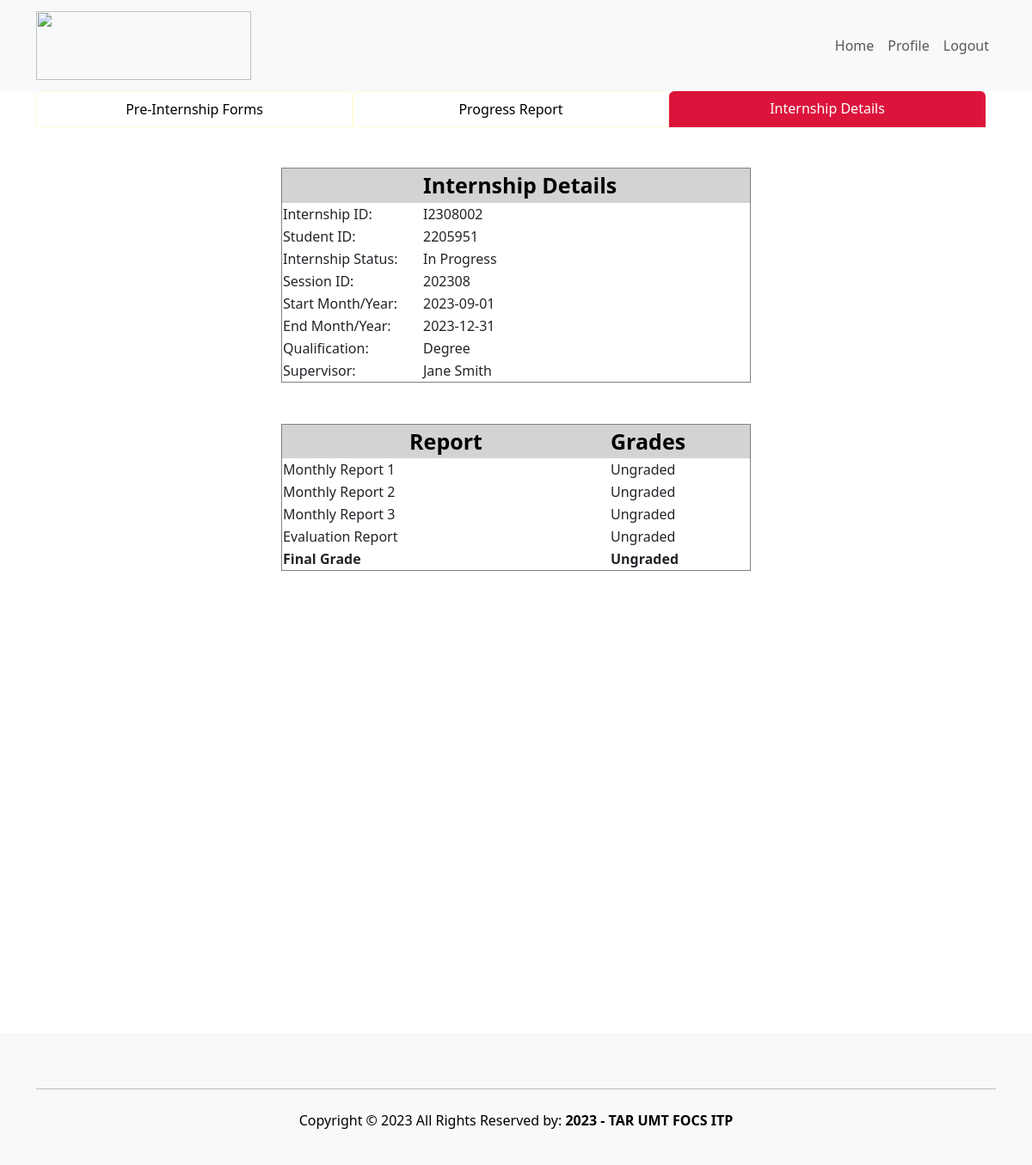
The page /student/InternshipDetails.php (signed in) on the database its author committed.
### tables this page shows
CREATE TABLE `internship` (
  `internshipID` varchar(10) NOT NULL,
  `studID` varchar(10) DEFAULT NULL,
  `sessionID` varchar(10) DEFAULT NULL,
  `indemnity` varchar(100) DEFAULT NULL,
  `indemnityStatus` enum('Accepted','Rejected','Pending','Missing') DEFAULT NULL,
  `parentAcknowledgement` varchar(100) DEFAULT NULL,
  `parentAcknowledgementStatus` enum('Accepted','Rejected','Pending','Missing') DEFAULT NULL,
  `companyAcceptance` varchar(100) DEFAULT NULL,
  `companyAcceptanceStatus` enum('Accepted','Rejected','Pending','Missing') DEFAULT NULL,
  `monthlyReport1` varchar(100) DEFAULT NULL,
  `monthlyReport1Grade` int(11) DEFAULT NULL,
  `monthlyReport2` varchar(100) DEFAULT NULL,
  `monthlyReport2Grade` int(11) DEFAULT NULL,
  `monthlyReport3` varchar(100) DEFAULT NULL,
  `monthlyReport3Grade` int(11) DEFAULT NULL,
  `evaluationReport` varchar(100) DEFAULT NULL,
  `evaluationReportGrade` int(11) DEFAULT NULL,
  `finalGrade` int(11) DEFAULT NULL,
  `internshipStatus` enum('In Progress','Completed','Suspended','Terminated') DEFAULT NULL
);

CREATE TABLE `session` (
  `sessionID` varchar(10) NOT NULL,
  `startMonthYear` date DEFAULT NULL,
  `endMonthYear` date DEFAULT NULL,
  `qualification` enum('Diploma','Degree') DEFAULT NULL
);

CREATE TABLE `staff` (
  `staffID` varchar(10) NOT NULL,
  `staffName` varchar(50) DEFAULT NULL,
  `staffEmail` varchar(50) DEFAULT NULL,
  `staffIC` varchar(12) DEFAULT NULL,
  `staffGender` enum('Male','Female','Other') DEFAULT NULL,
  `staffPhoneNo` varchar(15) DEFAULT NULL,
  `staffPassword` varchar(50) NOT NULL
);

### student/InternshipDetails.php (the view, shortened to what this page needs)
<?php
include 'studentHeader.php';
?>
    <form id="form1" style="min-height:100vh;" runat="server">
        <div class="container row justify-content-md-center mx-auto">
            <div class="nav nav-tabs border-0" id="nav-tab" role="tablist">
                <a href="PreInternship.php" class="nav-link col-4 text-black text-center" style="border-color: #FFFBD6">
                    Pre-Internship Forms
                </a>
                <a href="Progress.php" class="nav-link col-4 text-black text-center" style="border-color: #FFFBD6">
                    Progress Report
                </a>
                <a href="InternshipDetails.php" class="nav-link active col-4 text-white border-0 text-center" style="background-color: #dc143c">
                    Internship Details
                </a>
            </div>
        </div>
    <div style="overflow-x: scroll; height:60vh;" class="container row justify-content-md-center mx-auto">
        <div class="container">
            <?php
            require 'connect.php';
            $internshipSql = "SELECT
                        internship.internshipID,
                        internship.studID,
                        internship.internshipStatus,
                        internship.sessionID,
                        session.startMonthYear,
                        session.endMonthYear,
                        session.qualification,
                        staff.staffName AS supervisorName
                    FROM internship
                    INNER JOIN session ON internship.sessionID = session.sessionID
                    INNER JOIN supervisor ON session.sessionID = supervisor.sessionID
                    INNER JOIN staff ON supervisor.staffID = staff.staffID
                    WHERE internship.studID = $studID";
            $internshipResult = $con->query($internshipSql);
            if ($internshipResult->num_rows > 0) {
                echo '<div style="display: flex; justify-content: center;">';
                echo '<table style="width: 50%;" border="1">';
                echo '<tr style="background-color: lightgray; color: black; text-align: center; font-size: 25px; font-weight: bold;">';
                echo '<th style="width: 30%; "></th>';
                echo '<th style="width: 70%;text-align: left;">Internship Details</th>';
                echo '</tr>';
                while ($row = $internshipResult->fetch_assoc()) {
                    echo "<tr><td>Internship ID:</td><td>" . $row["internshipID"] . "</td></tr>";
                    echo "<tr><td>Student ID:</td><td>" . $row["studID"] . "</td></tr>";
                    echo "<tr><td>Internship Status:</td><td>" . $row["internshipStatus"] . "</td></tr>";
                    echo "<tr><td>Session ID:</td><td>" . $row["sessionID"] . "</td></tr>";
                    echo "<tr><td>Start Month/Year:</td><td>" . $row["startMonthYear"] . "</td></tr>";
                    echo "<tr><td>End Month/Year:</td><td>" . $row["endMonthYear"] . "</td></tr>";
                    echo "<tr><td>Qualification:</td><td>" . $row["qualification"] . "</td></tr>";
                    echo "<tr><td>Supervisor:</td><td>" . $row["supervisorName"] . "</td></tr>";
                }
                echo '</table>';
                echo '</div>';
            } else {
                echo "No internship details found for this student.";
            }
            $reportSql = "SELECT * FROM internship WHERE studID = $studID";
            $reportResult = $con->query($reportSql);
            if ($reportResult->num_rows > 0) {
                echo '<br>';
                echo '<br>';
                echo '<div style="display: flex; justify-content: center;">';
                echo '<table style="width: 50%;" border="1">';
                echo '<tr style="background-color: lightgray; color: black; text-align: center; font-size: 25px; font-weight: bold;">';
                echo '<th style="width: 70%; text-align: center;">Report</th>';
                echo '<th style="width: 30%; text-align: left;">Grades</th>';
                echo '</tr>';
                $reportFields = array(
                    'monthlyReport1' => 'Monthly Report 1',
                    'monthlyReport2' => 'Monthly Report 2',
                    'monthlyReport3' => 'Monthly Report 3',
                    'evaluationReport' => 'Evaluation Report'
                );
                while ($row = $reportResult->fetch_assoc()) {
                    foreach ($reportFields as $fieldName => $fieldLabel) {
                        $grade = $row[$fieldName . 'Grade'];
                        if ($grade === null) {
                            $grade = "Ungraded";
                        }
                        echo "<tr>
                                        <td>$fieldLabel</td>
                                        <td>$grade</td>
                                    </tr>";
                    }
                    $finalGrade = $row['finalGrade'];
                }
                if ($finalGrade === null) {
                    $finalGrade = "Ungraded";
                }
                echo "<tr>
                                <td><b>Final Grade</b></td>
                                <td><b> $finalGrade </b></td>
                            </tr>";
                echo '</table>';
            } else {
                echo "No report grades found for this student.";
            }
            ?>
        </div>
    </div>
</form>
<?php
include 'studentFooter.php';
?>

### rows shown on the page
internship: internshipID "I2308002", studID "2205951", internshipStatus "In Progress", sessionID "202308", sessionID.startMonthYear "2023-09-01", sessionID.endMonthYear "2023-12-31", sessionID.qualification "Degree", staff.staffName "Jane Smith", fieldLabel "Monthly Report 1", grade "Ungraded", fieldLabel "Monthly Report 2", fieldLabel "Monthly Report 3", fieldLabel "Evaluation Report"

### other values the page prints
$finalGrade "Ungraded"
